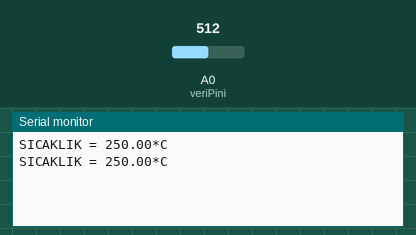
This sketch was run on a simulated Arduino Uno, built with avr-gcc and run on an emulated ATmega328P. On the bench: the last lines printed to the serial monitor. The inputs (shaded band) are chosen by the test bench; at power-on: A0 (veriPini) = 512.

Above: at 1.8 s.
1.9 s: A0 (veriPini) set to 716
At 2.5 s:
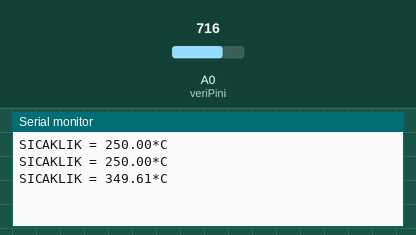
3.4 s: A0 (veriPini) set to 900
At 4.8 s:
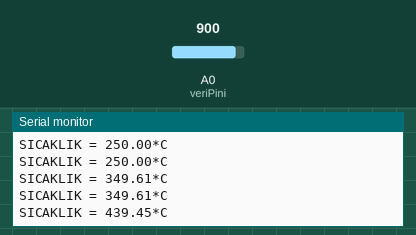
Timing chart, 0 to 6.4 s (numbered marks = the images above; inputs shaded):
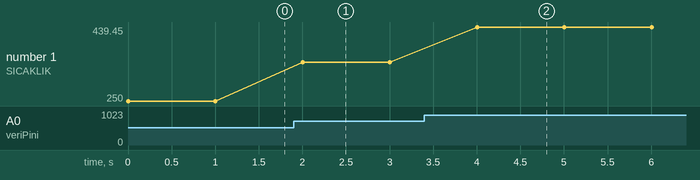

Measured:
- after the input at 1.9 s, the serial monitor: prints a new line after 0.10 s (image 1)
- after the input at 3.4 s, the serial monitor: prints a new line after 0.60 s (image 2)
- plotted number 1: 250 → 349.61 after the input at 1.9 s, 349.61 → 439.45 after the input at 3.4 s

The sketch:

SicaklikSensoru.ino
```cpp
int veriPini = 0;
int deger;

void setup()
{
  Serial.begin(9600);
}
void loop()
{
  deger = analogRead(veriPini);
  float centigradeDegeri = (deger/1024.0)*5000/10;

  Serial.print("SICAKLIK = ");
  Serial.print(centigradeDegeri);
  Serial.print("*C");
  Serial.println();
  delay(1000);

}
```
